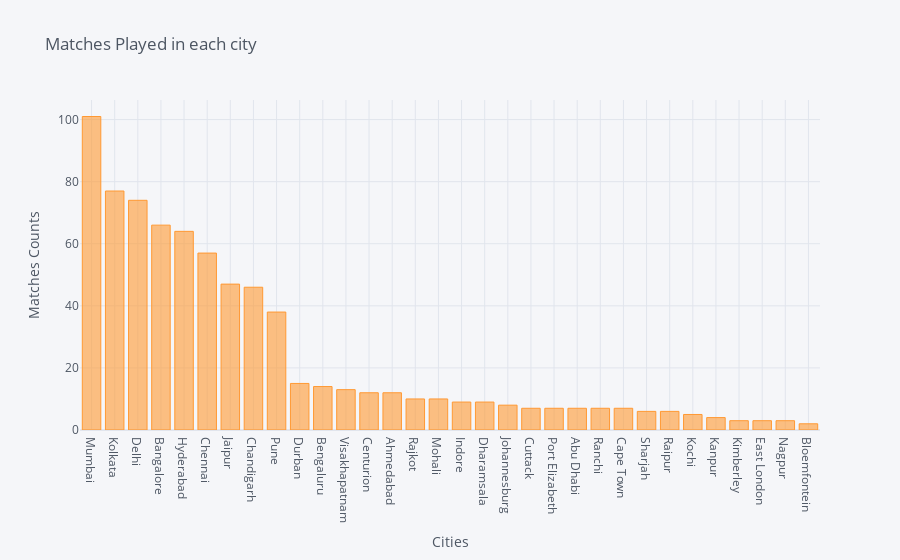

The cell this chart's notebook holds for it:
### Code cell
matches_in_cities.iplot(kind = 'bar', xTitle = 'Cities', yTitle = 'Matches Counts', title = 'Matches Played in each city')

### Figure 1 — Plotly figure (JSON) as saved in the notebook; plotly's stock layout.template omitted (floating-point values rounded to 4 significant figures)
{"data": [{"marker": {"color": "rgba(255, 153, 51, 0.6)", "line": {"color": "rgba(255, 153, 51, 1.0)", "width": 1}}, "name": "city", "orientation": "v", "text": "", "type": "bar", "x": ["Mumbai", "Kolkata", "Delhi", "Bangalore", "Hyderabad", "Chennai", "Jaipur", "Chandigarh", "Pune", "Durban", "Bengaluru", "Visakhapatnam", "Centurion", "Ahmedabad", "Rajkot", "Mohali", "Indore", "Dharamsala", "Johannesburg", "Cuttack", "Port Elizabeth", "Abu Dhabi", "Ranchi", "Cape Town", "Sharjah", "Raipur", "Kochi", "Kanpur", "Kimberley", "East London", "Nagpur", "Bloemfontein"], "y": [101, 77, 74, 66, 64, 57, 47, 46, 38, 15, 14, 13, 12, 12, 10, 10, 9, 9, 8, 7, 7, 7, 7, 7, 6, 6, 5, 4, 3, 3, 3, 2]}], "layout": {"legend": {"bgcolor": "#F5F6F9", "font": {"color": "#4D5663"}}, "paper_bgcolor": "#F5F6F9", "plot_bgcolor": "#F5F6F9", "title": {"font": {"color": "#4D5663"}, "text": "Matches Played in each city"}, "xaxis": {"gridcolor": "#E1E5ED", "showgrid": true, "tickfont": {"color": "#4D5663"}, "title": {"font": {"color": "#4D5663"}, "text": "Cities"}, "zerolinecolor": "#E1E5ED"}, "yaxis": {"gridcolor": "#E1E5ED", "showgrid": true, "tickfont": {"color": "#4D5663"}, "title": {"font": {"color": "#4D5663"}, "text": "Matches Counts"}, "zerolinecolor": "#E1E5ED"}}}
